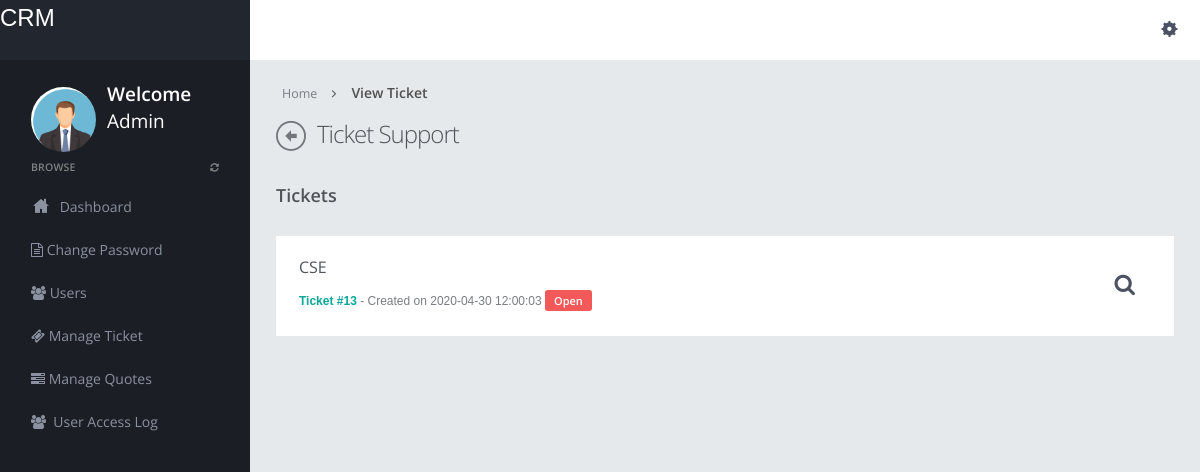
Screenshot of /admin/manage-tickets.php (signed in) with the database file from the repository.
### tables this page shows
CREATE TABLE `tbl_ticket` (
  `id` int(11) NOT NULL,
  `ticket_id` varchar(255) NOT NULL,
  `email` varchar(255) NOT NULL,
  `subject` varchar(255) NOT NULL,
  `task_type` varchar(255) NOT NULL,
  `priority` varchar(255) NOT NULL,
  `ticket` varchar(255) NOT NULL,
  `attachment` varchar(255) NOT NULL,
  `status` varchar(255) NOT NULL,
  `admin_remark` varchar(150) NOT NULL,
  `postig_date` timestamp NOT NULL DEFAULT CURRENT_TIMESTAMP ON UPDATE CURRENT_TIMESTAMP,
  `admin_remake_date` timestamp NOT NULL DEFAULT '0000-00-00 00:00:00' ON UPDATE CURRENT_TIMESTAMP
);

### admin/manage-tickets.php (the view, shortened to what this page needs)
<?php
include("dbconnection.php");
?>
<!DOCTYPE html>
<html>
<head>
  <link href="assets/plugins/pace/pace-theme-flash.css" rel="stylesheet" type="text/css" media="screen"/>
  <link href="assets/plugins/bootstrap-wysihtml5/bootstrap-wysihtml5.css" rel="stylesheet" type="text/css"/>
  <link href="assets/plugins/boostrapv3/css/bootstrap.min.css" rel="stylesheet" type="text/css"/>
  <link href="assets/plugins/boostrapv3/css/bootstrap-theme.min.css" rel="stylesheet" type="text/css"/>
  <link href="assets/plugins/font-awesome/css/font-awesome.css" rel="stylesheet" type="text/css"/>
  <link href="assets/css/animate.min.css" rel="stylesheet" type="text/css"/>
  <link href="assets/plugins/jquery-scrollbar/jquery.scrollbar.css" rel="stylesheet" type="text/css"/>
  <link href="assets/css/style.css" rel="stylesheet" type="text/css"/>
  <link href="assets/css/responsive.css" rel="stylesheet" type="text/css"/>
  <link href="assets/css/custom-icon-set.css" rel="stylesheet" type="text/css"/>
</head>
<body class="">
  <?php include("header.php");?>
  <div class="page-container row">
    <?php include("leftbar.php");?>
  </div>
</div>
<div class="page-content">
  <div class="content">
    <ul class="breadcrumb">
      <li>
        <p>Home</p>
      </li>
      <li><a href="#" class="active">View Ticket</a></li>
    </ul>
    <div class="page-title"> <i class="icon-custom-left"></i>
      <h3>Ticket Support</h3>
    </div>
    <h4> <span class="semi-bold">Tickets</span></h4>
    <br>
    <?php
    $sql="SELECT * FROM tbl_ticket";
    $query=mysqli_query($con,$sql);
    $num=mysqli_num_rows($query);
    if ($num>0) {
     while ( $result=mysqli_fetch_array($query)) {
      ?>
      <div class="row">
        <div class="col-md-12">
          <div class="grid simple no-border">
            <div class="grid-title no-border descriptive clickable">
              <h4 class="semi-bold"><?php echo $result['subject'];?></h4>
              <p ><span class="text-success bold">Ticket #<?php echo $result['ticket_id'];?></span> - Created on <?php echo $result['postig_date'];?>
              <span class="label label-important"><?php echo $result['status'];?></span></p>
              <div class="actions"> <a class="view" href="javascript:;"><i class="fa fa-search"></i></a>  </div>
            </div>
          </div>
        </div>
      </div>
      <?php
    }      } ?>
  </div>
</div>
</div>
</body>
</html>

### admin/assets/css/responsive.css (style rules this page uses)
@media (min-width: 980px) { .page-content { margin-left: 250px; min-height: 100%; } }

### rows the page displays
tbl_ticket: subject "CSE", ticket "13", postig_date "2020-04-30 12:00:03", status "Open"
